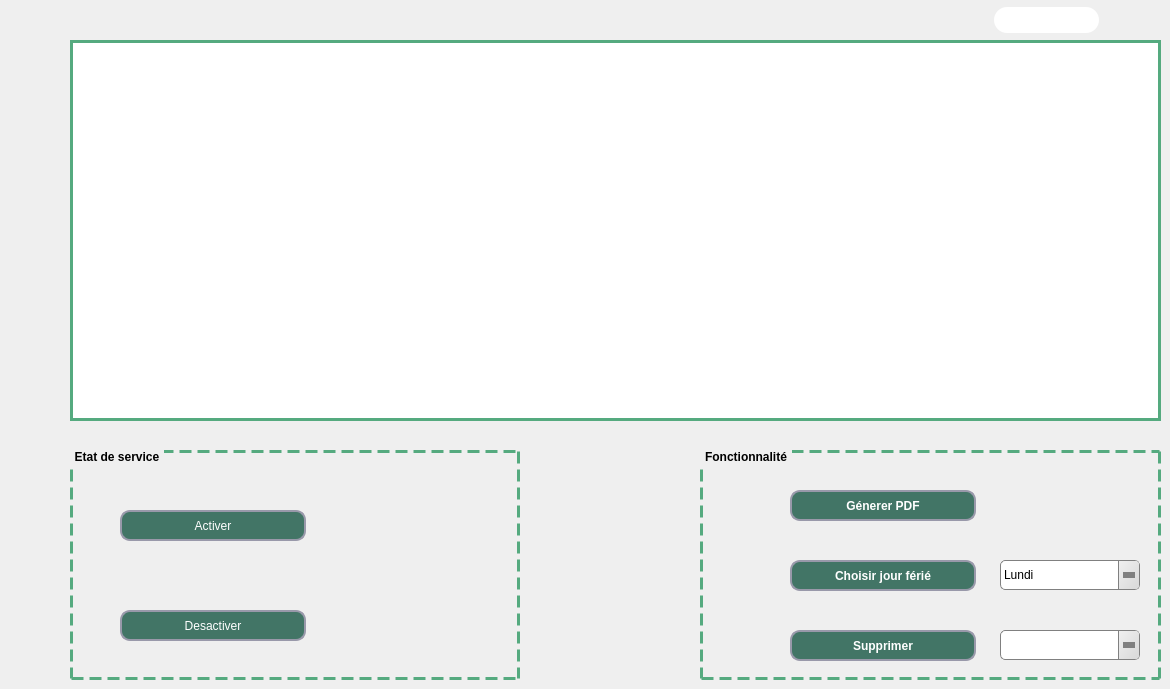
     <widget class="QWidget" name="tab_3">
      <attribute name="title">
       <string>Café</string>
      </attribute>
      <widget class="QGroupBox" name="groupBox_4">
       <property name="geometry">
        <rect>
         <x>70</x>
         <y>450</y>
         <width>450</width>
         <height>230</height>
        </rect>
       </property>
       <property name="font">
        <font>
         <family>MS Shell Dlg 2</family>
         <pointsize>9</pointsize>
         <weight>75</weight>
         <italic>false</italic>
         <bold>true</bold>
        </font>
       </property>
       <property name="styleSheet">
        <string notr="true">QGroupBox {
    border: 3px dashed rgb(85, 170, 127);
    margin-top: 1ex; /* leave space at the top for the title */
font: 75 9pt &quot;MS Shell Dlg 2&quot;;
font-weight: bold;
}

QGroupBox::title {
    subcontrol-origin: margin;
    padding: 0 3px;
}</string>
       </property>
       <property name="title">
        <string>Etat de service</string>
       </property>
       <widget class="QPushButton" name="pushButton_Eactiver_cafe">
        <property name="geometry">
         <rect>
          <x>50</x>
          <y>60</y>
          <width>186</width>
          <height>31</height>
         </rect>
        </property>
        <property name="styleSheet">
         <string notr="true">QPushButton{
 background: rgb(66, 117, 102);
border-radius:10px;
border-style:solid;
border-width:2px;
border-color:#9999aa;
color:white;
}
QPushButton:enabled{
 background-color: rgb(66, 117, 102);
color:white;
}

QPushButton:pressed{
 background-color: qlineargradient(spread:pad, x1:0.5, y1:0.0342727, x2:0.5, y2:1, stop:0 rgba(0, 255, 255, 255), stop:1 rgba(255, 255, 255, 255));
color:#fffffe;
}

QPushButton:hover:!pressed{
 background-color:   rgb(221,222,217);
color:#0c2f70;
}

QPushButton:disabled{
background-color:rgb(66, 117, 102);
color:#ffffff;
}</string>
        </property>
        <property name="text">
         <string>Activer</string>
        </property>
       </widget>
       <widget class="QPushButton" name="pushButton_Edesact_cafe">
        <property name="geometry">
         <rect>
          <x>50</x>
          <y>160</y>
          <width>186</width>
          <height>31</height>
         </rect>
        </property>
        <property name="styleSheet">
         <string notr="true">QPushButton{
 background: rgb(66, 117, 102);
border-radius:10px;
border-style:solid;
border-width:2px;
border-color:#9999aa;
color:white;
}
QPushButton:enabled{
 background-color: rgb(66, 117, 102);
color:white;
}

QPushButton:pressed{
 background-color: qlineargradient(spread:pad, x1:0.5, y1:0.0342727, x2:0.5, y2:1, stop:0 rgba(0, 255, 255, 255), stop:1 rgba(255, 255, 255, 255));
color:#fffffe;
}

QPushButton:hover:!pressed{
 background-color:   rgb(221,222,217);
color:#0c2f70;
}

QPushButton:disabled{
background-color:rgb(66, 117, 102);
color:#ffffff;
}</string>
        </property>
        <property name="text">
         <string>Desactiver</string>
        </property>
       </widget>
       <widget class="QLabel" name="label_etat_cafe">
        <property name="geometry">
         <rect>
          <x>270</x>
          <y>90</y>
          <width>130</width>
          <height>60</height>
         </rect>
        </property>
        <property name="text">
         <string/>
        </property>
        <property name="scaledContents">
         <bool>true</bool>
        </property>
       </widget>
      </widget>
      <widget class="QGroupBox" name="groupBox_6">
       <property name="geometry">
        <rect>
         <x>700</x>
         <y>450</y>
         <width>461</width>
         <height>230</height>
        </rect>
       </property>
       <property name="styleSheet">
        <string notr="true">QGroupBox {
    border: 3px dashed rgb(85, 170, 127);
    margin-top: 1ex; /* leave space at the top for the title */
font: 75 9pt &quot;MS Shell Dlg 2&quot;;
font-weight: bold;
}

QGroupBox::title {
    subcontrol-origin: margin;
    padding: 0 3px;
}</string>
       </property>
       <property name="title">
        <string>Fonctionnalité</string>
       </property>
       <widget class="QPushButton" name="pushButton_PDF_cafe">
        <property name="geometry">
         <rect>
          <x>90</x>
          <y>40</y>
          <width>186</width>
          <height>31</height>
         </rect>
        </property>
        <property name="font">
         <font>
          <pointsize>9</pointsize>
          <weight>75</weight>
          <bold>true</bold>
         </font>
        </property>
        <property name="styleSheet">
         <string notr="true">QPushButton{
 background: rgb(66, 117, 102);
border-radius:10px;
border-style:solid;
border-width:2px;
border-color:#9999aa;
color:white;
}
QPushButton:enabled{
 background-color: rgb(66, 117, 102);
color:white;
}

QPushButton:pressed{
 background-color: qlineargradient(spread:pad, x1:0.5, y1:0.0342727, x2:0.5, y2:1, stop:0 rgba(0, 255, 255, 255), stop:1 rgba(255, 255, 255, 255));
color:#fffffe;
}

QPushButton:hover:!pressed{
 background-color:   rgb(221,222,217);
color:#0c2f70;
}

QPushButton:disabled{
background-color:rgb(66, 117, 102);
color:#ffffff;
}</string>
        </property>
        <property name="text">
         <string>Génerer PDF</string>
        </property>
       </widget>
       <widget class="QLabel" name="label_17">
        <property name="geometry">
         <rect>
          <x>20</x>
          <y>30</y>
          <width>51</width>
          <height>51</height>
         </rect>
        </property>
        <property name="text">
         <string/>
        </property>
        <property name="pixmap">
         <pixmap resource="iconn.qrc">:/ICON/331585408_556456159849722_8965214278401908655_n.png</pixmap>
        </property>
        <property name="scaledContents">
         <bool>true</bool>
        </property>
       </widget>
       <widget class="QPushButton" name="pushButton_jour_cafe">
        <property name="geometry">
         <rect>
          <x>90</x>
          <y>110</y>
          <width>186</width>
          <height>31</height>
         </rect>
        </property>
        <property name="font">
         <font>
          <pointsize>9</pointsize>
          <weight>75</weight>
          <bold>true</bold>
         </font>
        </property>
        <property name="styleSheet">
         <string notr="true">QPushButton{
 background: rgb(66, 117, 102);
border-radius:10px;
border-style:solid;
border-width:2px;
border-color:#9999aa;
color:white;
}
QPushButton:enabled{
 background-color: rgb(66, 117, 102);
color:white;
}

QPushButton:pressed{
 background-color: qlineargradient(spread:pad, x1:0.5, y1:0.0342727, x2:0.5, y2:1, stop:0 rgba(0, 255, 255, 255), stop:1 rgba(255, 255, 255, 255));
color:#fffffe;
}

QPushButton:hover:!pressed{
 background-color:   rgb(221,222,217);
color:#0c2f70;
}

QPushButton:disabled{
background-color:rgb(66, 117, 102);
color:#ffffff;
}</string>
        </property>
        <property name="text">
         <string>Choisir jour férié</string>
        </property>
       </widget>
       <widget class="QLabel" name="label_19">
        <property name="geometry">
         <rect>
          <x>20</x>
          <y>100</y>
          <width>51</width>
          <height>51</height>
         </rect>
        </property>
        <property name="text">
         <string/>
        </property>
        <property name="pixmap">
         <pixmap resource="iconn.qrc">:/ICON/calendar_1.png</pixmap>
        </property>
        <property name="scaledContents">
         <bool>true</bool>
        </property>
       </widget>
       <widget class="QPushButton" name="pushButton_supp_cafe">
        <property name="geometry">
         <rect>
          <x>90</x>
          <y>180</y>
          <width>186</width>
          <height>31</height>
         </rect>
        </property>
        <property name="font">
         <font>
          <pointsize>9</pointsize>
          <weight>75</weight>
          <bold>true</bold>
         </font>
        </property>
        <property name="styleSheet">
         <string notr="true">QPushButton{
 background: rgb(66, 117, 102);
border-radius:10px;
border-style:solid;
border-width:2px;
border-color:#9999aa;
color:white;
}
QPushButton:enabled{
 background-color: rgb(66, 117, 102);
color:white;
}

QPushButton:pressed{
 background-color: qlineargradient(spread:pad, x1:0.5, y1:0.0342727, x2:0.5, y2:1, stop:0 rgba(0, 255, 255, 255), stop:1 rgba(255, 255, 255, 255));
color:#fffffe;
}

QPushButton:hover:!pressed{
 background-color:   rgb(221,222,217);
color:#0c2f70;
}

QPushButton:disabled{
background-color:rgb(66, 117, 102);
color:#ffffff;
}</string>
        </property>
        <property name="text">
         <string>Supprimer</string>
        </property>
       </widget>
       <widget class="QComboBox" name="ComboBox_id_cafe">
        <property name="geometry">
         <rect>
          <x>300</x>
          <y>180</y>
          <width>140</width>
          <height>30</height>
         </rect>
        </property>
        <property name="styleSheet">
         <string notr="true">QComboBox {
    background: qlineargradient(x1:0, y1:0, x2:1, y2:0,
        stop:0 #E1E1E1, stop: 0.4 #DDDDDD,
        stop: 0.5 #D8D8D8, stop: 1.0 #D3D3D3);
    border: 1px solid gray;
    border-radius: 5px;
    padding: 1px 18px 1px 3px;
}
QComboBox::down-arrow {
    width: 0;
    height: 0;
    border-style: solid;
    border-width: 6px 6px 0 6px;
    border-color: gray transparent transparent transparent;
}
QComboBox::drop-down {
    subcontrol-origin: padding;
    subcontrol-position: top right;
    width: 20px;
    border-left-width: 1px;
    border-left-color: gray;
    border-left-style: solid;
    border-top-right-radius: 3px;
    border-bottom-right-radius: 3px;
    background: qlineargradient(x1: 0, y1: 0, x2: 1, y2: 1, stop: 0 #f0f0f0, stop: 1 #d8d8d8);

}
QComboBox::hover {
    background: #d0d0d0;
}

QComboBox::pressed {
    background: #c8c8c8;
}</string>
        </property>
       </widget>
       <widget class="QComboBox" name="comboBox_JF_cafe">
        <property name="geometry">
         <rect>
          <x>300</x>
          <y>110</y>
          <width>140</width>
          <height>30</height>
         </rect>
        </property>
        <property name="styleSheet">
         <string notr="true">QComboBox {
    background: qlineargradient(x1:0, y1:0, x2:1, y2:0,
        stop:0 #E1E1E1, stop: 0.4 #DDDDDD,
        stop: 0.5 #D8D8D8, stop: 1.0 #D3D3D3);
    border: 1px solid gray;
    border-radius: 5px;
    padding: 1px 18px 1px 3px;
}
QComboBox::down-arrow {
    width: 0;
    height: 0;
    border-style: solid;
    border-width: 6px 6px 0 6px;
    border-color: gray transparent transparent transparent;
}
QComboBox::drop-down {
    subcontrol-origin: padding;
    subcontrol-position: top right;
    width: 20px;
    border-left-width: 1px;
    border-left-color: gray;
    border-left-style: solid;
    border-top-right-radius: 3px;
    border-bottom-right-radius: 3px;
    background: qlineargradient(x1: 0, y1: 0, x2: 1, y2: 1, stop: 0 #f0f0f0, stop: 1 #d8d8d8);

}
QComboBox::hover {
    background: #d0d0d0;
}

QComboBox::pressed {
    background: #c8c8c8;
}</string>
        </property>
        <item>
         <property name="text">
          <string>Lundi</string>
         </property>
        </item>
        <item>
         <property name="text">
          <string>Mardi</string>
         </property>
        </item>
        <item>
         <property name="text">
          <string>Mercredi</string>
         </property>
        </item>
        <item>
         <property name="text">
          <string>Jeudi</string>
         </property>
        </item>
        <item>
         <property name="text">
          <string>Vendredi</string>
         </property>
        </item>
        <item>
         <property name="text">
          <string>Samedi</string>
         </property>
        </item>
        <item>
         <property name="text">
          <string>Dimanche</string>
         </property>
        </item>
        <item>
         <property name="text">
          <string>Vide</string>
         </property>
        </item>
       </widget>
       <widget class="QLabel" name="label_30">
        <property name="geometry">
         <rect>
          <x>20</x>
          <y>165</y>
          <width>51</width>
          <height>51</height>
         </rect>
        </property>
        <property name="text">
         <string/>
        </property>
        <property name="pixmap">
         <pixmap resource="iconn.qrc">:/ICON/corbeille.png</pixmap>
        </property>
        <property name="scaledContents">
         <bool>true</bool>
        </property>
       </widget>
      </widget>
      <widget class="QTableView" name="tab_recent_cafe">
       <property name="geometry">
        <rect>
         <x>70</x>
         <y>40</y>
         <width>1091</width>
         <height>381</height>
        </rect>
       </property>
       <property name="styleSheet">
        <string notr="true">QHeaderView::section {
	font: 75 9pt &quot;MS Shell Dlg 2&quot;;
font-weight: bold;
	color:rgb(66,117,102);
    padding: 4px;
    border-style: solid ;
    border-bottom: 2px solid rgb(85, 170, 127) ;
    border-right: 2px solid rgb(85, 170, 127) ;
}
QScrollBar:horizontal {
    border: 2px solid grey;
    background: #3f7265;
    height: 15px;
    margin: 0px 20px 0 20px;
}
QScrollBar::handle:horizontal {
    background:rgb(238, 238, 238);
    min-width: 20px;
}
QScrollBar::add-line:horizontal {
    border: 2px solid grey;
    background: #3f7265;
    width: 20px;
    subcontrol-position: right;
    subcontrol-origin: margin;
}

QScrollBar::sub-line:horizontal {
    border: 2px solid grey;
    background: #3f7265;
    width: 20px;
    subcontrol-position: left;
    subcontrol-origin: margin;
}
QTableView {
    border: 3px solid rgb(85, 170, 127);
    inner-border: 3px dashed rgb(85, 170, 127);
    margin-top: 1ex; /* leave space at the top for the title */
font: 10pt &quot;MS Shell Dlg 2&quot;;
}</string>
       </property>
      </widget>
      <widget class="QLineEdit" name="lineEdit_recherche_cafe">
       <property name="geometry">
        <rect>
         <x>994</x>
         <y>7</y>
         <width>105</width>
         <height>26</height>
        </rect>
       </property>
       <property name="styleSheet">
        <string notr="true">QLineEdit{
border-radius:13px;
border-style:solid;
border-width:0px;
border-color:#aaaaa;
font: 75 9pt &quot;MS Shell Dlg 2&quot;;
font-weight: bold;
}</string>
       </property>
      </widget>
      <widget class="QLabel" name="label_14">
       <property name="geometry">
        <rect>
         <x>980</x>
         <y>0</y>
         <width>171</width>
         <height>41</height>
        </rect>
       </property>
       <property name="styleSheet">
        <string notr="true"/>
       </property>
       <property name="text">
        <string/>
       </property>
       <property name="pixmap">
        <pixmap resource="iconn.qrc">:/ICON/331307335_580804193677575_966179827642562636_n.png</pixmap>
       </property>
       <property name="scaledContents">
        <bool>true</bool>
       </property>
       <property name="wordWrap">
        <bool>false</bool>
       </property>
      </widget>
      <zorder>groupBox_4</zorder>
      <zorder>groupBox_6</zorder>
      <zorder>tab_recent_cafe</zorder>
      <zorder>label_14</zorder>
      <zorder>lineEdit_recherche_cafe</zorder>
     </widget>
